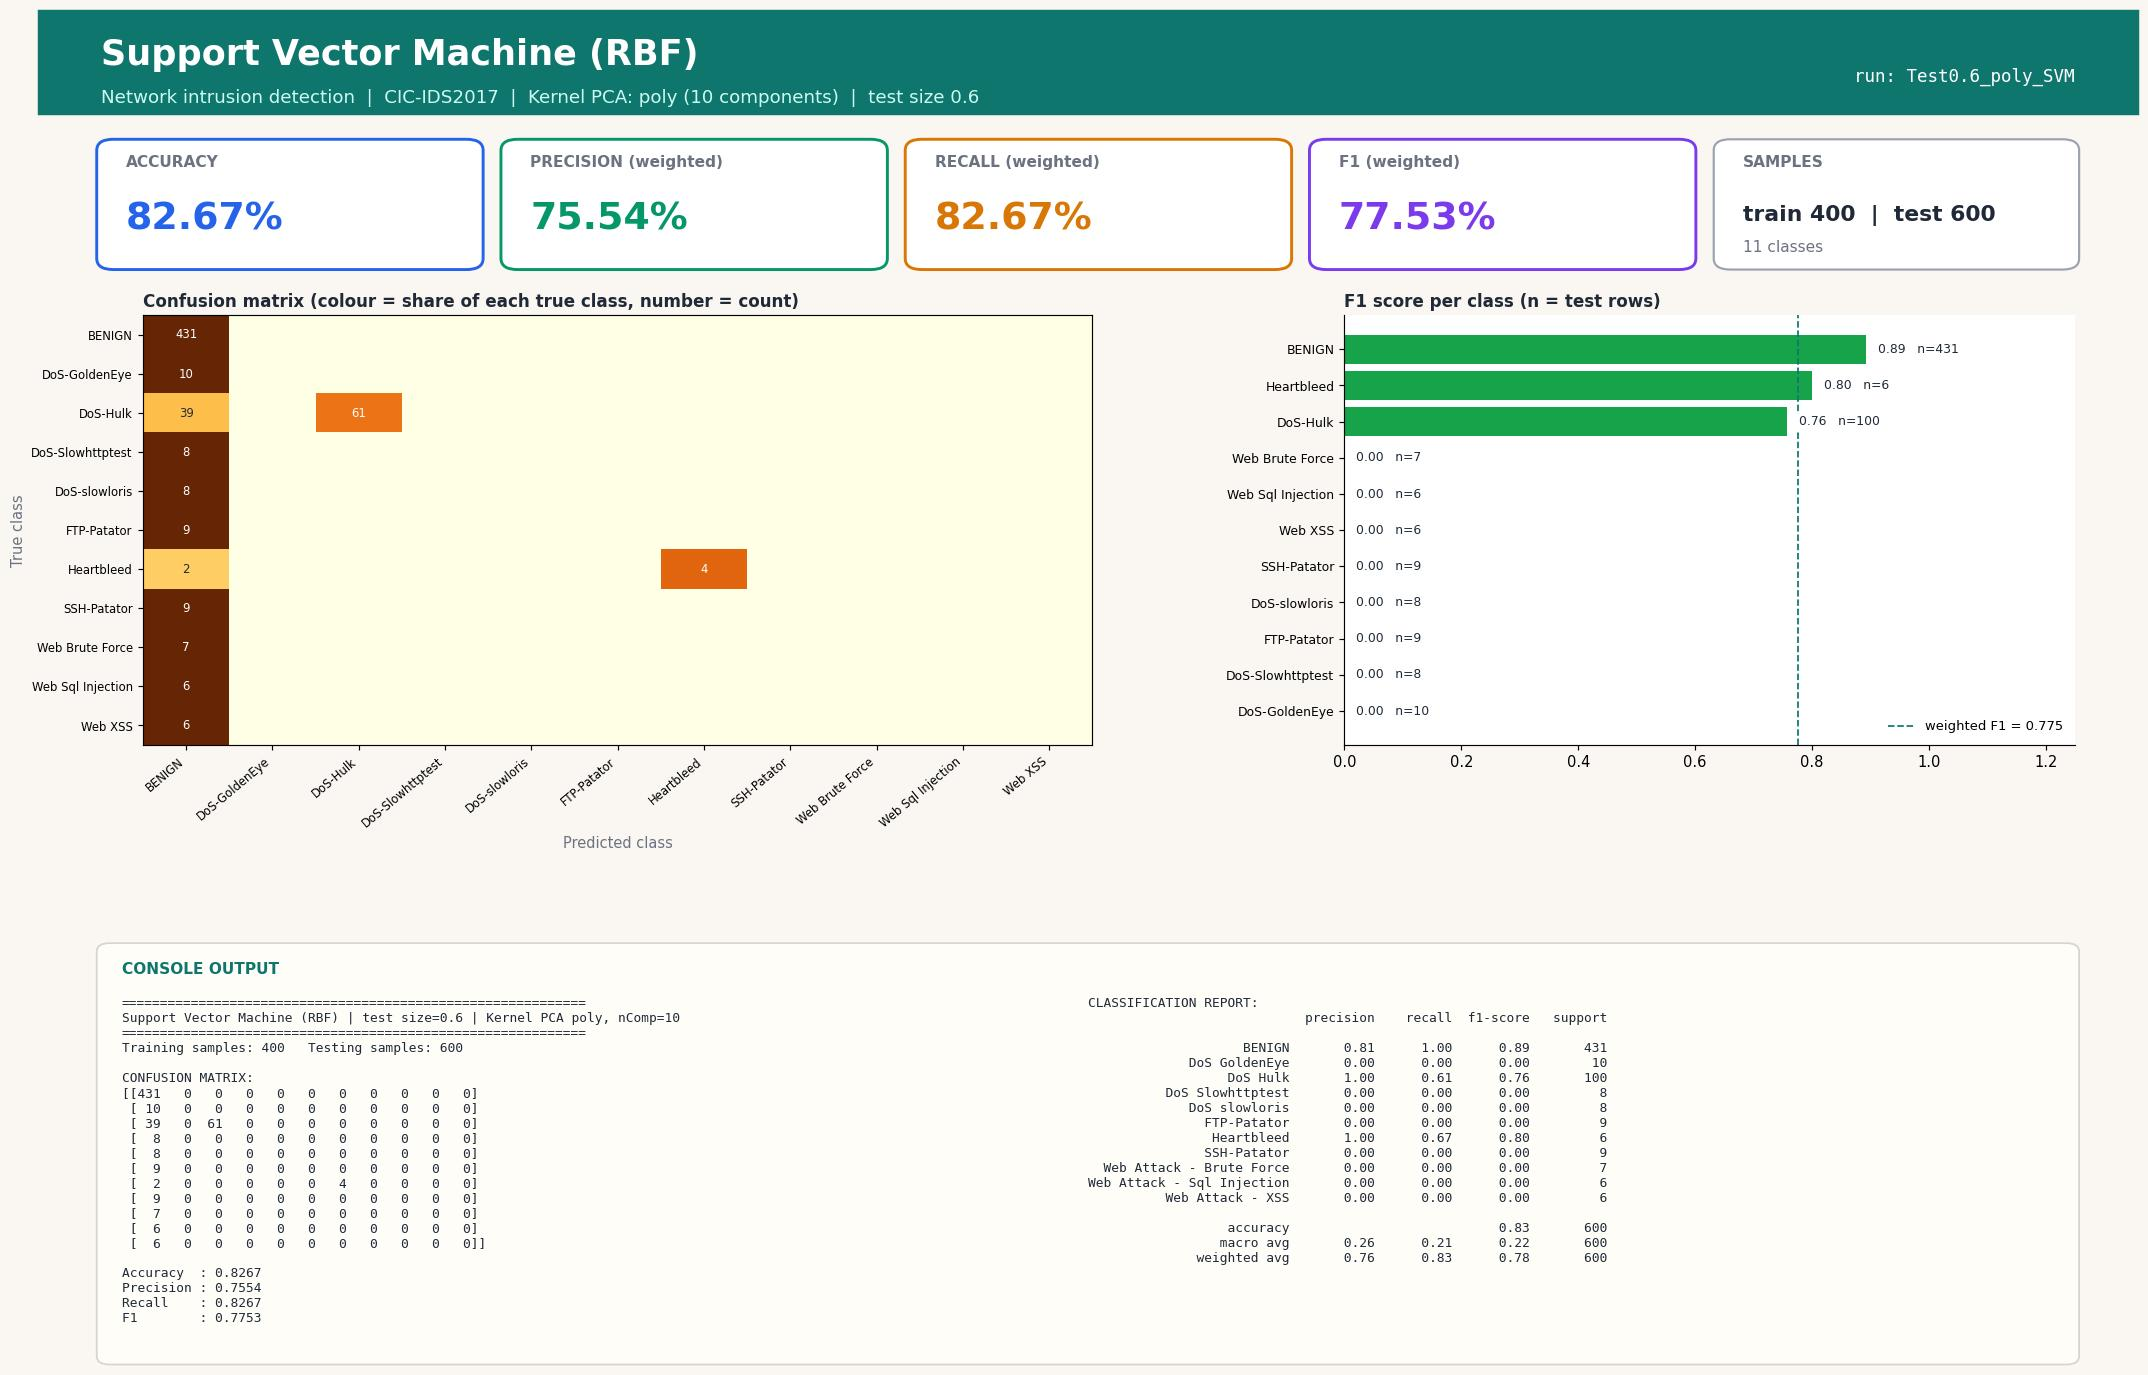

Write the Python code that produced this figure.
#!/usr/bin/env python3
"""Support Vector Machine (RBF) | Test size 0.6 | Kernel PCA kernel=poly, n_components=10
CIC-IDS2017 (Tue+Wed+Thu-morning) 1000-row stratified sample.
Run in any IDE (Spyder / VS Code / PyCharm / Jupyter): open the file and press Run, no arguments needed.
Saves next to this file: 'Test0.6_poly_SVM.jpg' - one image with the console output (confusion matrix, metrics, classification report) plus charts."""
import json, os
import numpy as np
import matplotlib.pyplot as plt
from sklearn.decomposition import KernelPCA
from sklearn.svm import SVC
from sklearn.metrics import (accuracy_score, classification_report, confusion_matrix,
                             f1_score, precision_score, recall_score)
from sklearn.model_selection import train_test_split
from sklearn.preprocessing import StandardScaler

TEST_SIZE, KERNEL, N_COMP, ALG, ALG_NAME = 0.6, "poly", 10, "SVM", "Support Vector Machine (RBF)"
try:
    HERE = os.path.dirname(os.path.abspath(__file__))
except NameError:                      # Jupyter / interactive console
    HERE = os.getcwd()
def _find_root():                      # folder that contains data/sample.npz (works from any working directory)
    for p in (HERE, os.path.join(HERE, ".."), os.path.join(HERE, "..", ".."), os.getcwd()):
        if os.path.exists(os.path.join(p, "data", "sample.npz")):
            return os.path.abspath(p)
    raise FileNotFoundError("data/sample.npz not found - run prepare_data.py or keep the repo folder structure")
ROOT = _find_root()
tag = f"Test{TEST_SIZE}_{KERNEL}_{ALG}"

# 1. LOAD cached, cleaned sample (see prepare_data.py)
d = np.load(os.path.join(ROOT, "data", "sample.npz"), allow_pickle=True)
X, y, class_names = d["X"], d["y"], [str(c).replace("�", "-") for c in d["classes"]]

# 2. SPLIT
X_train, X_test, y_train, y_test = train_test_split(
    X, y, test_size=TEST_SIZE, random_state=42, stratify=y)

# 3. SCALE (fit on train only)
scaler = StandardScaler()
X_train = scaler.fit_transform(X_train); X_test = scaler.transform(X_test)

# 4. DIMENSIONALITY REDUCTION: Kernel PCA (fit on train only; gamma = sklearn default 1/n_features)
kpca = KernelPCA(n_components=N_COMP, kernel=KERNEL, random_state=0)
X_train = kpca.fit_transform(X_train); X_test = kpca.transform(X_test)

# 5. CLASSIFIER
classifier = SVC(kernel="rbf", C=1.0, gamma="scale", random_state=0)
classifier.fit(X_train, y_train)
y_pred = classifier.predict(X_test)

# 6. METRICS
labels = np.arange(len(class_names))
cm = confusion_matrix(y_test, y_pred, labels=labels)
res = dict(test_size=TEST_SIZE, kernel=KERNEL, n_components=N_COMP, algorithm=ALG, model=ALG_NAME,
           n_train=int(len(y_train)), n_test=int(len(y_test)),
           accuracy=accuracy_score(y_test, y_pred),
           precision=precision_score(y_test, y_pred, average="weighted", zero_division=0),
           recall=recall_score(y_test, y_pred, average="weighted", zero_division=0),
           f1=f1_score(y_test, y_pred, average="weighted", zero_division=0))
report = classification_report(y_test, y_pred, labels=labels, target_names=class_names, zero_division=0)
lines = ["=" * 60, f"{ALG_NAME} | test size={TEST_SIZE} | Kernel PCA {KERNEL}, nComp={N_COMP}", "=" * 60,
         f"Training samples: {len(y_train)}   Testing samples: {len(y_test)}", "", "CONFUSION MATRIX:", np.array2string(cm), ""]
for k in ("accuracy", "precision", "recall", "f1"): lines.append(f"{k.capitalize():10s}: {res[k]:.4f}")
lines += ["", "CLASSIFICATION REPORT:", report]
console_output = "\n".join(lines); print(console_output)

# 7. VISUAL OUTPUT: ONE report-style image (banner, KPI cards, charts, console output) - real results only
from matplotlib.patches import FancyBboxPatch, Rectangle
short = [c.replace("Web Attack - ", "Web ").replace("DoS ", "DoS-") for c in class_names]
rep = classification_report(y_test, y_pred, labels=labels, target_names=class_names, zero_division=0, output_dict=True)
cmn = cm / np.maximum(cm.sum(axis=1, keepdims=True), 1)          # row-normalised = per-class recall
INK, MUTED, BG, ACC = "#1f2937", "#6b7280", "#faf7f2", "#0f766e"
fig = plt.figure(figsize=(20, 13.2), dpi=105, facecolor=BG)
fig.add_artist(Rectangle((0, 0.925), 1, 0.075, transform=fig.transFigure, color=ACC, zorder=0))
fig.text(0.03, 0.968, f"{ALG_NAME}", fontsize=24, fontweight="bold", color="white", va="center")
fig.text(0.03, 0.937, f"Network intrusion detection  |  CIC-IDS2017  |  Kernel PCA: {KERNEL} ({N_COMP} components)  |  test size {TEST_SIZE}",
         fontsize=12.5, color="#ccfbf1", va="center")
fig.text(0.97, 0.952, f"run: {tag}", fontsize=12, color="white", ha="right", va="center", family="monospace")

# KPI cards
cards = [("ACCURACY", res["accuracy"], "#2563eb"), ("PRECISION (weighted)", res["precision"], "#059669"),
         ("RECALL (weighted)", res["recall"], "#d97706"), ("F1 (weighted)", res["f1"], "#7c3aed")]
for i, (lab, v, col) in enumerate(cards):
    x0 = 0.03 + i * 0.1925
    fig.add_artist(FancyBboxPatch((x0, 0.815), 0.18, 0.09, boxstyle="round,pad=0.002,rounding_size=0.008", transform=fig.transFigure,
                                  facecolor="white", edgecolor=col, linewidth=2))
    fig.text(x0 + 0.012, 0.887, lab, fontsize=10.5, color=MUTED, fontweight="bold")
    fig.text(x0 + 0.012, 0.842, f"{v * 100:.2f}%", fontsize=26, color=col, fontweight="bold")
fig.add_artist(FancyBboxPatch((0.80, 0.815), 0.17, 0.09, boxstyle="round,pad=0.002,rounding_size=0.008", transform=fig.transFigure,
                              facecolor="white", edgecolor="#9ca3af", linewidth=1.5))
fig.text(0.812, 0.887, "SAMPLES", fontsize=10.5, color=MUTED, fontweight="bold")
fig.text(0.812, 0.848, f"train {res['n_train']}  |  test {res['n_test']}", fontsize=15, color=INK, fontweight="bold")
fig.text(0.812, 0.826, f"{len(class_names)} classes", fontsize=10.5, color=MUTED)

gs = fig.add_gridspec(1, 2, left=0.05, right=0.97, top=0.78, bottom=0.47, wspace=0.30, width_ratios=[1.3, 1])
ax1 = fig.add_subplot(gs[0, 0]); ax2 = fig.add_subplot(gs[0, 1])
for ax in (ax1, ax2): ax.set_facecolor("white")
im = ax1.imshow(cmn, cmap="YlOrBr", vmin=0, vmax=1, aspect="auto")
ax1.set_xticks(labels); ax1.set_yticks(labels); ax1.set_xticklabels(short, rotation=40, ha="right", fontsize=8); ax1.set_yticklabels(short, fontsize=8)
ax1.set_title("Confusion matrix (colour = share of each true class, number = count)", loc="left", fontsize=11.5, color=INK, fontweight="bold")
ax1.set_xlabel("Predicted class", color=MUTED); ax1.set_ylabel("True class", color=MUTED)
for a_ in labels:
    for b_ in labels:
        if cm[a_, b_]: ax1.text(b_, a_, cm[a_, b_], ha="center", va="center", fontsize=8, color="white" if cmn[a_, b_] > 0.6 else INK)
f1s = [rep[c]["f1-score"] for c in class_names]; sup = [int(rep[c]["support"]) for c in class_names]
order = np.argsort(f1s)
cols = ["#dc2626" if f1s[i] < 0.34 else "#f59e0b" if f1s[i] < 0.67 else "#16a34a" for i in order]
ax2.barh(range(len(order)), [f1s[i] for i in order], color=cols)
ax2.set_yticks(range(len(order))); ax2.set_yticklabels([short[i] for i in order], fontsize=8.5); ax2.set_xlim(0, 1.25)
ax2.set_title("F1 score per class (n = test rows)", loc="left", fontsize=11.5, color=INK, fontweight="bold")
for k, i in enumerate(order): ax2.text(f1s[i] + 0.02, k, f"{f1s[i]:.2f}   n={sup[i]}", va="center", fontsize=8.5, color=INK, zorder=5, bbox=dict(facecolor="white", edgecolor="none", pad=1))
for sp in ("top", "right"): ax2.spines[sp].set_visible(False)
ax2.axvline(res["f1"], color=ACC, ls="--", lw=1.2, label=f"weighted F1 = {res['f1']:.3f}"); ax2.legend(loc="lower right", fontsize=9, frameon=False)

# console output panel (same text that is printed to the console)
fig.add_artist(FancyBboxPatch((0.03, 0.025), 0.94, 0.30, boxstyle="round,pad=0.002,rounding_size=0.006", transform=fig.transFigure,
                              facecolor="#fffdf8", edgecolor="#d6d3d1", linewidth=1.2))
fig.text(0.04, 0.305, "CONSOLE OUTPUT", fontsize=10.5, color=ACC, fontweight="bold")
split_at = lines.index("CLASSIFICATION REPORT:")
fig.text(0.04, 0.288, "\n".join(lines[:split_at]), family="monospace", fontsize=8.8, color=INK, va="top")
fig.text(0.50, 0.288, "\n".join(lines[split_at:]), family="monospace", fontsize=8.8, color=INK, va="top")
plt.savefig(os.path.join(HERE, tag + ".jpg"), format="jpg", bbox_inches="tight", facecolor=BG)
if os.environ.get("ACN_NO_SHOW") != "1": plt.show()   # IDEs display the image; run_all.py disables this
plt.close()

os.makedirs(os.path.join(ROOT, "results", "json"), exist_ok=True)
with open(os.path.join(ROOT, "results", "json", tag + ".json"), "w") as f: json.dump(res, f)
